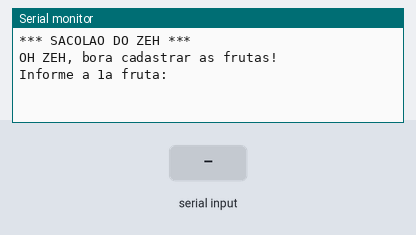
The sketch below on a simulated Arduino Uno, built with avr-gcc and run on an emulated ATmega328P. Shown: the last lines printed to the serial monitor. The test bench sets the inputs (shaded band).

Above: at 0.8 s.
0.9 s: "90,45\n" received over Serial
At 2.7 s:
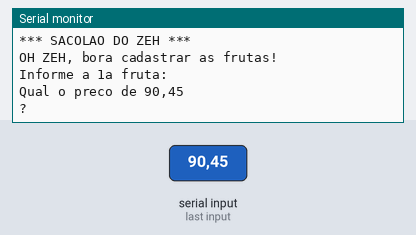
3.4 s: "5\n" received over Serial
At 5.5 s:
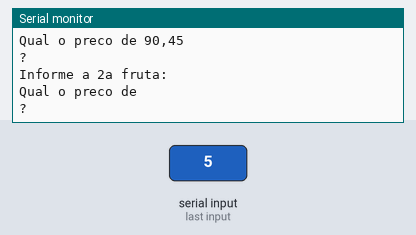

The sketch:

vetores_frutas_e_pre_os1.ino
```cpp
// C++ code
//variáveis globais
String frutas [6];//cria um vetor tamanho 6 (preenchendo as posições com string vazias)
float precoFrutas[6];
void setup()
{
Serial.begin(9600);

Serial.println("*** SACOLAO DO ZEH ***");
Serial.println();

Serial.println("OH ZEH, bora cadastrar as frutas!");

Serial.println();
   //pede a fruta para o usúario
  for(int i = 0; i <= 5; i++){
    //pega as frutas do usúario
  Serial.println("Informe a " + String(i + 1) +"a fruta:");
  while(!Serial.available());
  String frutaDigitada = Serial.readString();

  //pega o preço da fruta
  Serial.println("Qual o preco de " + frutaDigitada + "?");
  while(!Serial.available());
  float precoDigitado = Serial.parseFloat();

   // põe a fruta na sacola / cadastra a fruta no array/vetor
   frutas[i] = frutaDigitada;
   precoFrutas[i] = precoDigitado;

}//fim do for

  for(int i = 0; i <= 5; i++)
  {
  Serial.println(String(i + 1) + "a fruta: " + frutas [i] );
  Serial.println("Preco da Fruta: " + String(precoFrutas[i]));
  }

}//fim do setup

void loop()
{

}
```

Measured:
- after the input at 0.9 s, the serial monitor: prints a new line after 1.0 s (image 1)
- after the input at 3.4 s, the serial monitor: prints a new line at once (image 2)
